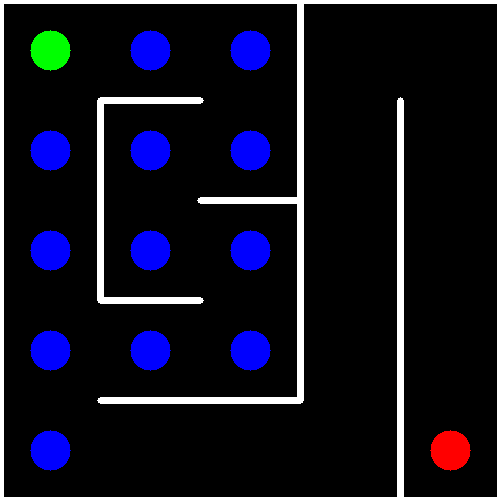
//> input picture Labyrinth_1h.png, 500 x 500 px
$ ./main   (built with g++ and OpenCV 4)
//> lines starting //> are read from the running program, lines starting //| are printed output that depends on the picture; after the words box and inside, x2 and y2 are one past the last pixel; in counts of white or black regions, pixels touching at a corner belong together
#include <iostream>
#include <utility>
#include <set>
#include <map>
#include <opencv2/core/core.hpp>
#include <opencv2/imgproc/imgproc.hpp>
#include <opencv2/highgui/highgui.hpp>
using namespace std;
using namespace cv;

int main(int argc, char *argv[])
{
    Mat frame,grayframe;
    frame=imread("../Labyrinth_1h.png");
//> frame is the input picture: 500 rows x 500 cols, CV_8UC3; mean B, G, R 33.2, 19.1, 19.1
    cvtColor(frame,grayframe,CV_BGR2GRAY);
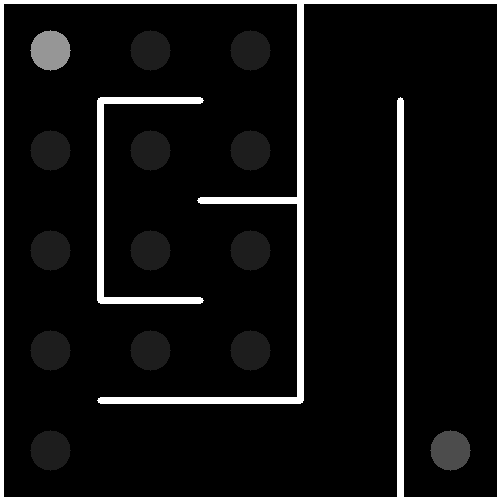
//> grayframe: 500 rows x 500 cols, CV_8UC1; min 0, max 255, mean 20.7
    //threshold(grayframe,grayframe,254,255,CV_THRESH_BINARY);
    namedWindow("Window");
    int bsize=4,wallsize=7,corsize=93;
    uchar start=150,stop=76,good=29;
    Mat lab((grayframe.rows-2*bsize)/(corsize+wallsize)*2+3,(grayframe.cols-2*bsize)/(corsize+wallsize)*2+3,CV_8UC1,Scalar(255));
    for(int i=1;i<lab.rows-1;i++)
    {
        uchar *ptr=lab.ptr<uchar>(i);
        uchar *ptr2=grayframe.ptr<uchar>(bsize+(i/2)*corsize+((i-1)/2)*wallsize+((i+1)%2)*wallsize/2+(i%2)*corsize/2);
        for(int j=1;j<lab.cols-1;j++)
            ptr[j]=ptr2[bsize+(j/2)*corsize+((j-1)/2)*wallsize+((j+1)%2)*wallsize/2+(j%2)*corsize/2];
    }


    uchar *ptr=lab.data;
    // [8 lines of commented-out code are left out]
    set<int> opened,closed;
    map< int, int > parents,hfunc;
    int startidx=(int)(find(ptr,ptr+lab.rows*lab.cols,start)-ptr);
//> startidx = 12
    int stopidx=(int)(find(ptr,ptr+lab.rows*lab.cols,stop)-ptr);
//> stopidx = 108
    opened.insert(startidx);
//> opened = 1 item
    parents[startidx]=-1;
//> parents = 1 item
    hfunc[startidx]=0;
//> hfunc = 1 item
    bool flag=true;
    while(!opened.empty() && flag)
    {
        int minf=hfunc[*opened.begin()]+10*abs(stopidx/lab.cols-(*opened.begin())/lab.cols)+10*abs(stopidx%lab.cols-(*opened.begin())%lab.cols);
//> minf = 160
        set<int>::iterator minfiter=opened.begin();
        for(set<int>::iterator i=opened.begin();i!=opened.end();i++)
                if(hfunc[*i]+10*abs(stopidx/lab.cols-(*i)/lab.cols)+10*abs(stopidx%lab.cols-(*i)%lab.cols)<minf)
                {
                    minf=hfunc[*i]+10*abs(stopidx/lab.cols-(*i)/lab.cols)+10*abs(stopidx%lab.cols-(*i)%lab.cols);
                    minfiter=i;
                }
//> this loop made 1 pass
//> after the loop, minf = 160
        int cur=*minfiter;
//> cur = 12
        opened.erase(minfiter);
//> opened = 0 items
        closed.insert(cur);
//> closed = 1 item
        for(int i=-1;i<2;i++)
            for(int j=-1;j<2;j++)
            {
                if(((i!=0)||(j!=0))&&(i*j==0)&&(ptr[cur+i*lab.cols+j]!=255)&&(closed.count(cur+i*lab.cols+j)==0))
                      if(opened.insert(cur+i*lab.cols+j).second)
                      {
                          int weight=ptr[cur+i*lab.cols+j]==good?-10:10;
                          parents[cur+i*lab.cols+j]=cur;
                          hfunc[cur+i*lab.cols+j]=weight+hfunc[cur];
                      }
                      else
                      {
                          int weight=ptr[cur+i*lab.cols+j]==good?-10:10;
                          if(hfunc[cur+i*lab.cols+j]>weight+hfunc[cur])
                          {
                              parents[cur+i*lab.cols+j]=cur;
                              hfunc[cur+i*lab.cols+j]=weight+hfunc[cur];
                          }

                      }
                if(cur+i*lab.cols+j==stopidx)
                    flag=false;
            }
//> this loop made 3 passes
//> after the loop, opened = 2 items; parents = 3 items; hfunc = 3 items; flag = true
        for(set<int>::iterator it=opened.begin();it!=opened.end();it++)
        {
            int i=(*it)/lab.cols,j=((*it)%lab.cols);
            circle(frame,Point2i(bsize+(j/2)*corsize+((j-1)/2)*wallsize+((j+1)%2)*wallsize/2+(j%2)*corsize/2,bsize+(i/2)*corsize+((i-1)/2)*wallsize+((i+1)%2)*wallsize/2+(i%2)*corsize/2),5,Scalar(255,255,0),4);
        }
//> this loop made 2 passes
//> (i, j) on passes 1 to 2: (1, 2), (2, 1)
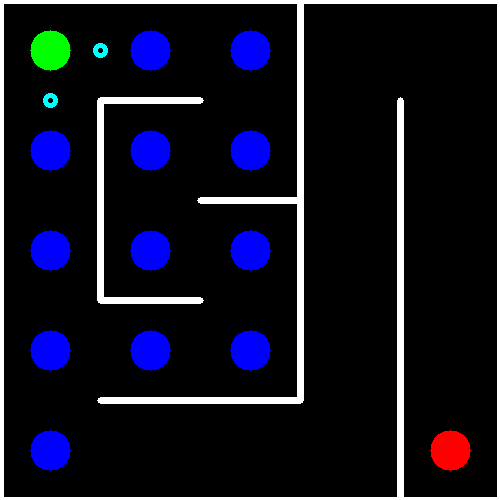
//> frame: 500 rows x 500 cols, CV_8UC3; 0.12% of pixels changed, all inside (x1, y1, x2, y2) = (43, 43, 108, 108)
        for(set<int>::iterator it=closed.begin();it!=closed.end();it++)
        {
            int i=(*it)/lab.cols,j=((*it)%lab.cols);
            circle(frame,Point2i(bsize+(j/2)*corsize+((j-1)/2)*wallsize+((j+1)%2)*wallsize/2+(j%2)*corsize/2,bsize+(i/2)*corsize+((i-1)/2)*wallsize+((i+1)%2)*wallsize/2+(i%2)*corsize/2),5,Scalar(0,255,255),4);
        }
//> this loop made 1 pass
//> (i, j) on pass 1: (1, 1)
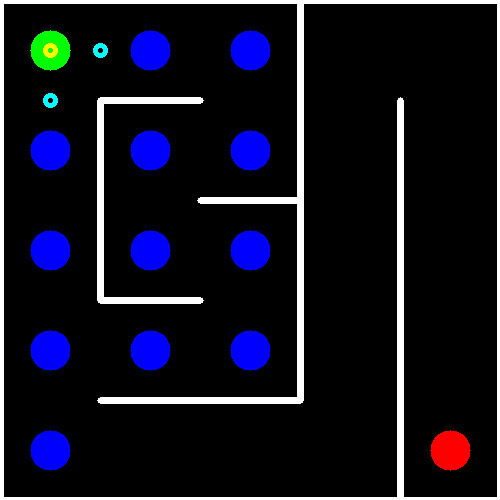
//> frame: 500 rows x 500 cols, CV_8UC3; 0.06% of pixels changed, all inside (x1, y1, x2, y2) = (43, 43, 58, 58)
        imshow("Window",frame);
        waitKey(60);
    }

    int id=stopidx;
    vector<Point2i> centers;
    while(id!=-1)
    {
        centers.push_back(Point2i(bsize+(id%lab.cols-1)/2*(corsize+wallsize)+corsize/2,bsize+(id/lab.cols-1)/2*(corsize+wallsize)+corsize/2));
        id=parents[id];
    }
    for(int i=0;i<centers.size()-1;i++)
        line(frame,centers[i],centers[i+1],Scalar(255,0,0),2);

    imshow("Window",frame);
    waitKey(0);
    return 0;
}

$ run again, with Labyrinth_2.png copied over Labyrinth_1h.png
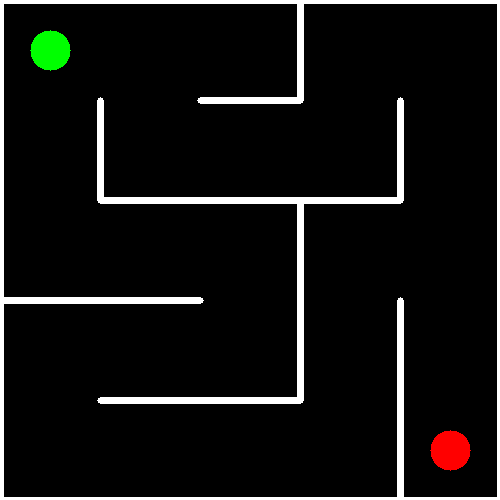
//> input picture Labyrinth_2.png, 500 x 500 px
//> frame is the input picture: 500 rows x 500 cols, CV_8UC3; mean B, G, R 17.8, 19.1, 19.1
//> startidx = 12
//> stopidx = 108
//> `opened.insert(startidx);`: opened = 1 item
//> `int minf=hfunc[*opened.begin()]+10*abs(stopidx/lab.cols-(*opened.begin..`: minf = 160
//> the loop `for(set<int>::iterator i=opened.begin();i!=opened.end();i++)` made 1 pass
//> cur = 12
//> `opened.erase(minfiter);`: opened = 0 items
//> closed = 1 item
//> the loop `for(int i=-1;i<2;i++)` made 3 passes
//> after the loop `for(int i=-1;i<2;i++)`: opened = 2 items; parents = 3 items; flag = true
//> the loop `for(set<int>::iterator it=opened.begin();it!=opened.end();it++)` made 2 passes
//> (i, j) on passes 1 to 2: (1, 2), (2, 1)
//> after the loop `for(set<int>::iterator it=opened.begin();it!=opened.end();it++)`:
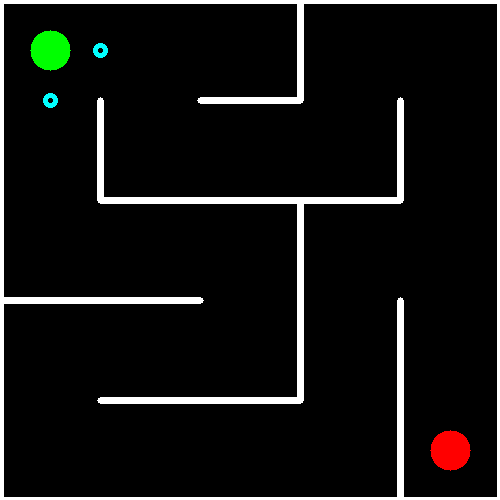
//> frame: 500 rows x 500 cols, CV_8UC3; 0.12% of pixels changed, all inside (x1, y1, x2, y2) = (43, 43, 108, 108)
//> the loop `for(set<int>::iterator it=closed.begin();it!=closed.end();it++)` made 1 pass
//> (i, j) on pass 1: (1, 1)
//> after the loop `for(set<int>::iterator it=closed.begin();it!=closed.end();it++)`:
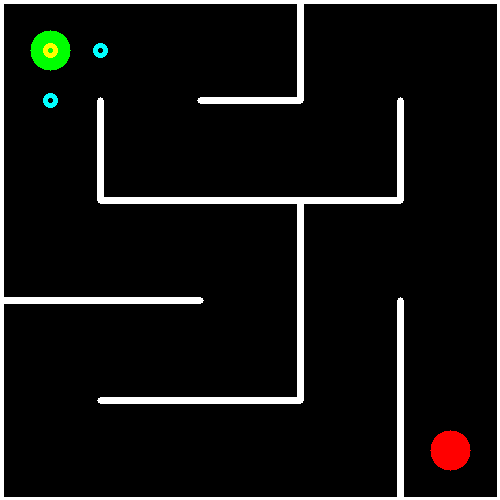
//> frame: 500 rows x 500 cols, CV_8UC3; 0.06% of pixels changed, all inside (x1, y1, x2, y2) = (43, 43, 58, 58)

$ run again, with Labyrinth_3.png copied over Labyrinth_1h.png
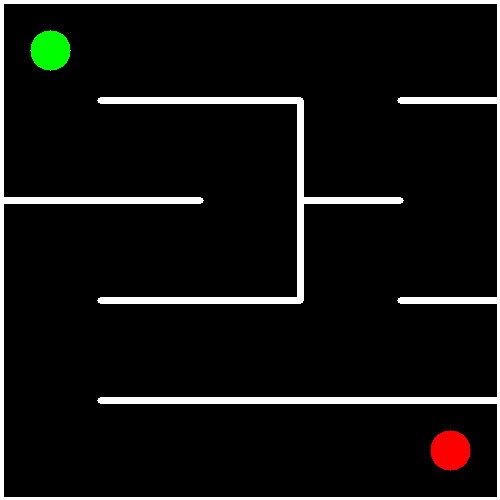
//> input picture Labyrinth_3.png, 500 x 500 px
//> frame is the input picture: 500 rows x 500 cols, CV_8UC3; mean B, G, R 17.8, 19.1, 19.1
//> startidx = 12
//> stopidx = 108
//> `opened.insert(startidx);`: opened = 1 item
//> `int minf=hfunc[*opened.begin()]+10*abs(stopidx/lab.cols-(*opened.begin..`: minf = 160
//> the loop `for(set<int>::iterator i=opened.begin();i!=opened.end();i++)` made 1 pass
//> cur = 12
//> `opened.erase(minfiter);`: opened = 0 items
//> closed = 1 item
//> the loop `for(int i=-1;i<2;i++)` made 3 passes
//> after the loop `for(int i=-1;i<2;i++)`: opened = 2 items; parents = 3 items; flag = true
//> the loop `for(set<int>::iterator it=opened.begin();it!=opened.end();it++)` made 2 passes
//> (i, j) on passes 1 to 2: (1, 2), (2, 1)
//> after the loop `for(set<int>::iterator it=opened.begin();it!=opened.end();it++)`:
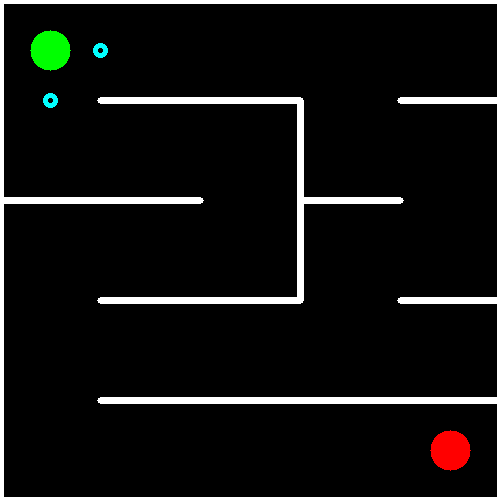
//> frame: 500 rows x 500 cols, CV_8UC3; 0.12% of pixels changed, all inside (x1, y1, x2, y2) = (43, 43, 108, 108)
//> the loop `for(set<int>::iterator it=closed.begin();it!=closed.end();it++)` made 1 pass
//> (i, j) on pass 1: (1, 1)
//> after the loop `for(set<int>::iterator it=closed.begin();it!=closed.end();it++)`:
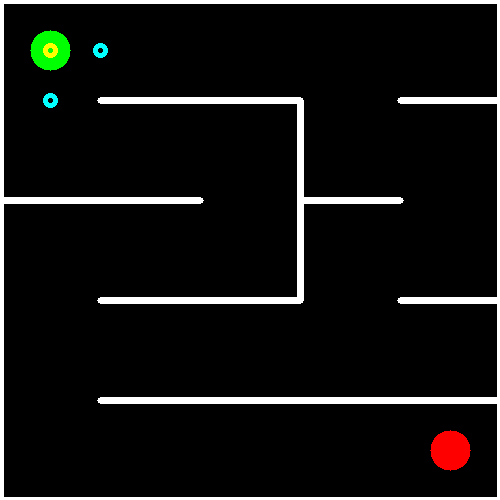
//> frame: 500 rows x 500 cols, CV_8UC3; 0.06% of pixels changed, all inside (x1, y1, x2, y2) = (43, 43, 58, 58)
